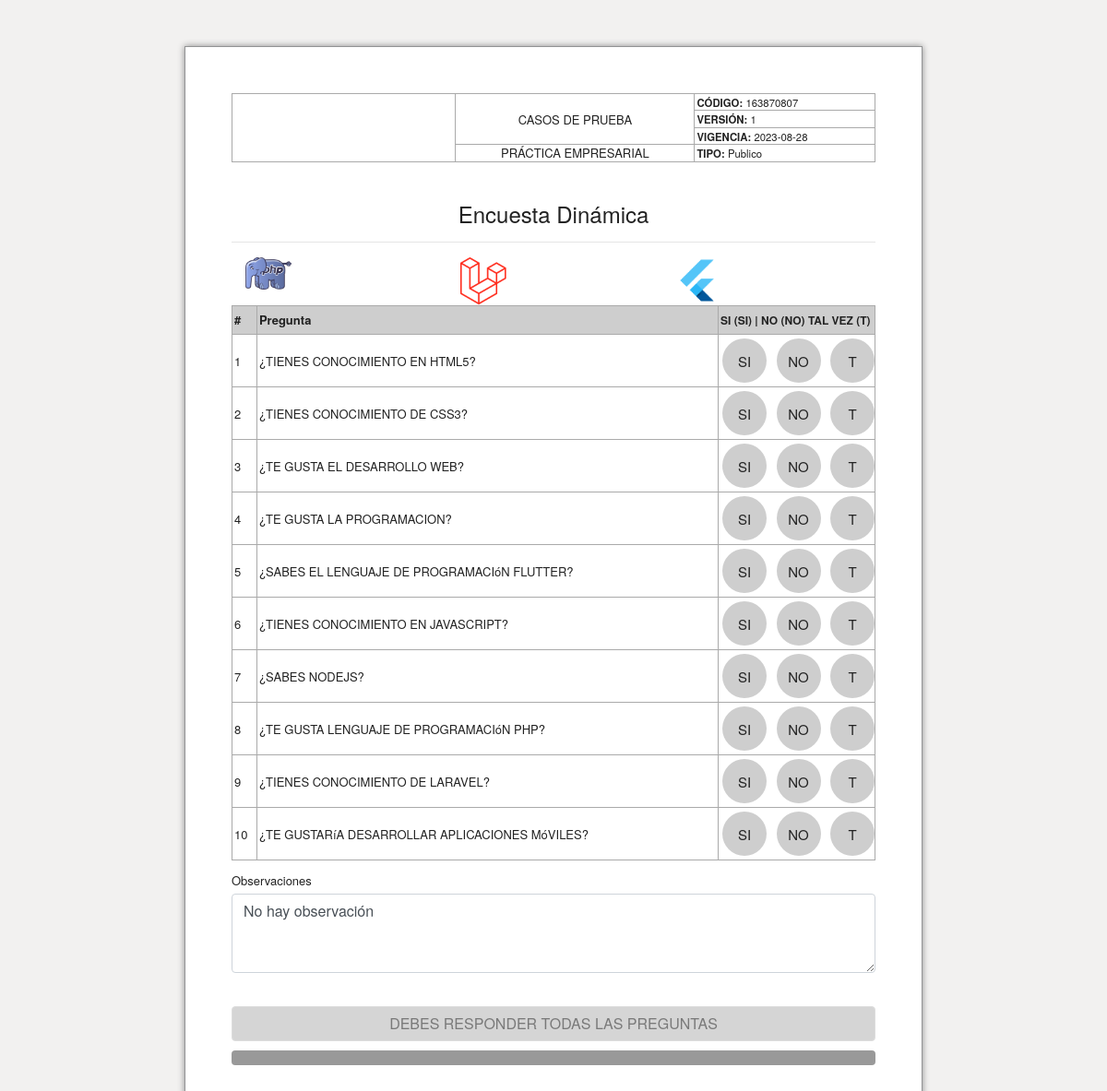
The page / on the database its author committed.
### tables this page shows
CREATE TABLE `preguntas` (
  `id` int(10) UNSIGNED NOT NULL,
  `pregunta` varchar(150) NOT NULL,
  `estatus` int(2) NOT NULL DEFAULT 1
);

### index.php (the view, shortened to what this page needs)
<!DOCTYPE html>
<html lang="es">
<head>
<link rel="stylesheet" href="https://cdn.jsdelivr.net/npm/bootstrap@4.6.2/dist/css/bootstrap.min.css">
<link rel="stylesheet" href="assets/css/encuesta.css">
</head>
<body class="loader">
<div id="mainForm">
    <div id="megadiv2">
        <table id="header">
            <tbody>
                <tr>
                    <td rowspan="4" style="text-align:center"><img src="" class="logo" alt=""></td>
                    <td rowspan="3" class="text-center text-bold">CASOS DE PRUEBA</td>
                    <td><small><strong>CÓDIGO:</strong> <span id="codigo"><?php echo rand(); ?></span></small></td>
                </tr>
                <tr>
                    <td><small><strong>VERSIÓN:</strong> <?php echo '1'; ?></small></td>
                </tr>
                <tr>
                    <td><small><strong>VIGENCIA:</strong> <?php echo date('Y-m-d'); ?></small></td>
                </tr>
                <tr>
                    <td class="text-center text-bold">PRÁCTICA EMPRESARIAL</td>
                    <td><small><strong>TIPO:</strong> <?php echo 'Publico'; ?></small></td>
                </tr>
            </tbody>
        </table>
        <?php
        include('config.php');
        $sqlPreguntas = ("SELECT * FROM preguntas WHERE estatus='1'");
        $query = mysqli_query($con, $sqlPreguntas);
        $arrayRespuestas = array(
                "SI" => "SI",
                "NO" => "NO",
                "Tal_vez" => "T"
            );
        ?>
        <br><br>
        <h4 class="text-center">Encuesta Dinámica <hr></h1>
        <div class="container">
            <div class="row">
                <div class="col-sm">
                    <img src="assets/imgs/php.png" class="img-fluid" id="withImg" alt="php">
                </div>
                <div class="col-sm">
                    <img src="assets/imgs/larav.png" class="img-fluid" id="withImg" alt="larav">
                </div>
                <div class="col-sm">
                <img src="assets/imgs/flutter.png" class="img-fluid" id="withImg" alt="flutter">
                </div>
            </div>
        </div>
    <form id="formFormatoGS" onsubmit="savedEncuesta();return(false);">
        <table class="space padding-sm">
            <thead>
                <tr id="cabecera">
                    <th>#</th>
                    <th>Pregunta </th>
                    <th style="font-size:12px">SI (SI) | NO (NO) TAL VEZ (T)</th>
                </tr>
            </thead>
            <tbody>
            <?php
                while ($dataRow = mysqli_fetch_array($query)) { ?>
                    <tr id="pregunta_<?php echo $dataRow['id']; ?>">
                        <td><?php echo $dataRow['id']; ?></td>
                        <td><?php echo strtoupper($dataRow['pregunta']); ?></td>
                        <td width="170">
                        <p class="conteFlex">
                            <?php
                                foreach ($arrayRespuestas as $clave => $valor){ ?>
                                    <span class="class_<?php echo $dataRow['id']; ?>" id="spanId_<?php echo $dataRow['id']. '_'.$clave; ?>" onclick="respuesta('<?php echo $dataRow['id']; ?>','<?php echo $clave; ?>')">
                                        <label for="idResp_<?php echo $dataRow['id'].$clave; ?>">
                                            <?php echo ($valor); ?>
                                        </label>
                                    </span>
                            <?php } ?>
                        </p>
                        </td>
                    </tr>
                <?php } ?>
            </tbody>
        </table>
                <div class="form-group">
                <label for="observacion">Observaciones</label>
                <textarea name="observacion" class="form-control" rows="3">No hay observación</textarea>
                </div>
            <button type="submit" class="btn btn-primary" id="btnSend">DEBES RESPONDER TODAS LAS PREGUNTAS</button>
    </form>
        <div class="progress">
        </div>
    </div>
</div>
</body>
</html>

### assets/css/encuesta.css (style rules this page uses)
body { background-color: #f2f1f0; color: #222; }
body, textarea, input { color: #222; font: 13px/1 "Helvetica Neue",Arial,sans-serif; }
#mainForm { width: 750px; max-width: 800px; margin: 50px auto; background-color: #fff; box-shadow: 0 0 7px #888; padding: 50px; border: 1px solid #929394; min-height: 900px; }
#mainForm { width: 800px; max-width: 800px; margin: 50px auto; background-color: #fff; box-shadow: 0 0 7px #888; padding: 50px; border: 1px solid #929394; min-height: 900px; }
.conteFlex { margin: 2px; width: 100%; display: flex; justify-content: space-between; }
.conteFlex span { background-color: #cecece; width: 3rem; height: 3rem; border-radius: 50%; display: block; justify-content: center; align-items: center; text-align: center; font-size: 15px; padding: 17px 0px; }
.btn-primary { width: 100%; color: #fff; background-color: #218838; border-color: #1e7e34; margin-top:20px }
.btn.disabled, .btn[disabled], fieldset[disabled] .btn { width: 100%; color: #333; background-color: silver !important; border-color: #ccc !important; }
.form-group { margin-top: 15px !important; }
#cabecera { background-color: #cecece; line-height: 2; }
table { border-collapse: collapse; border-spacing: 0; width: 100%; background-color: transparent; }
td, th { padding: 2px; border: 1px solid #aaa !important; }
.progress { margin-top:10px; background-color: #999 !important; }
#withImg { display: flex; justify-content: space-around; height: auto; max-width: 50px !important; }

### rows shown on the page
preguntas: id "1", pregunta "¿TIENES CONOCIMIENTO EN HTML5?", valor "SI", valor "NO", valor "T"
preguntas: id "2", pregunta "¿TIENES CONOCIMIENTO DE CSS3?", valor "SI", valor "NO", valor "T"
preguntas: id "3", pregunta "¿TE GUSTA EL DESARROLLO WEB?", valor "SI", valor "NO", valor "T"
preguntas: id "4", pregunta "¿TE GUSTA LA PROGRAMACION?", valor "SI", valor "NO", valor "T"
preguntas: id "5", pregunta "¿SABES EL LENGUAJE DE PROGRAMACIóN FLUTTER?", valor "SI", valor "NO", valor "T"
preguntas: id "6", pregunta "¿TIENES CONOCIMIENTO EN JAVASCRIPT?", valor "SI", valor "NO", valor "T"
preguntas: id "7", pregunta "¿SABES NODEJS?", valor "SI", valor "NO", valor "T"
preguntas: id "8", pregunta "¿TE GUSTA LENGUAJE DE PROGRAMACIóN PHP?", valor "SI", valor "NO", valor "T"
preguntas: id "9", pregunta "¿TIENES CONOCIMIENTO DE LARAVEL?", valor "SI", valor "NO", valor "T"
preguntas: id "10", pregunta "¿TE GUSTARíA DESARROLLAR APLICACIONES MóVILES?", valor "SI", valor "NO", valor "T"
